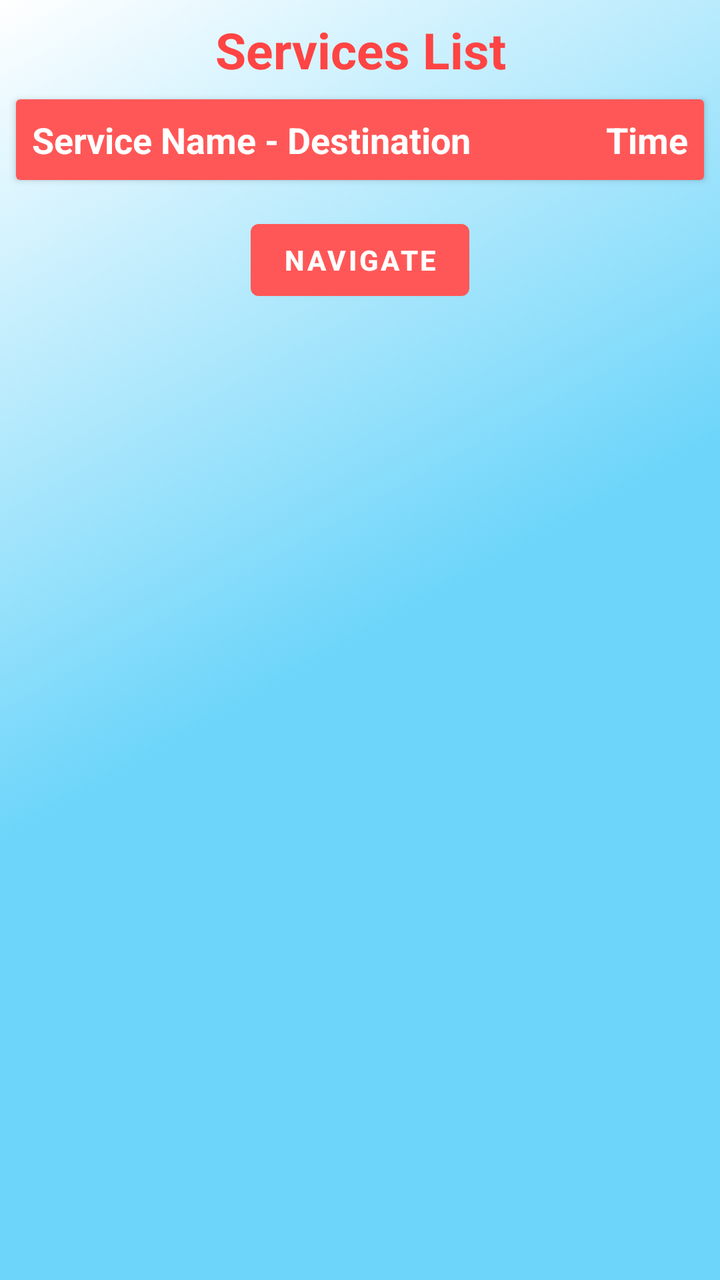
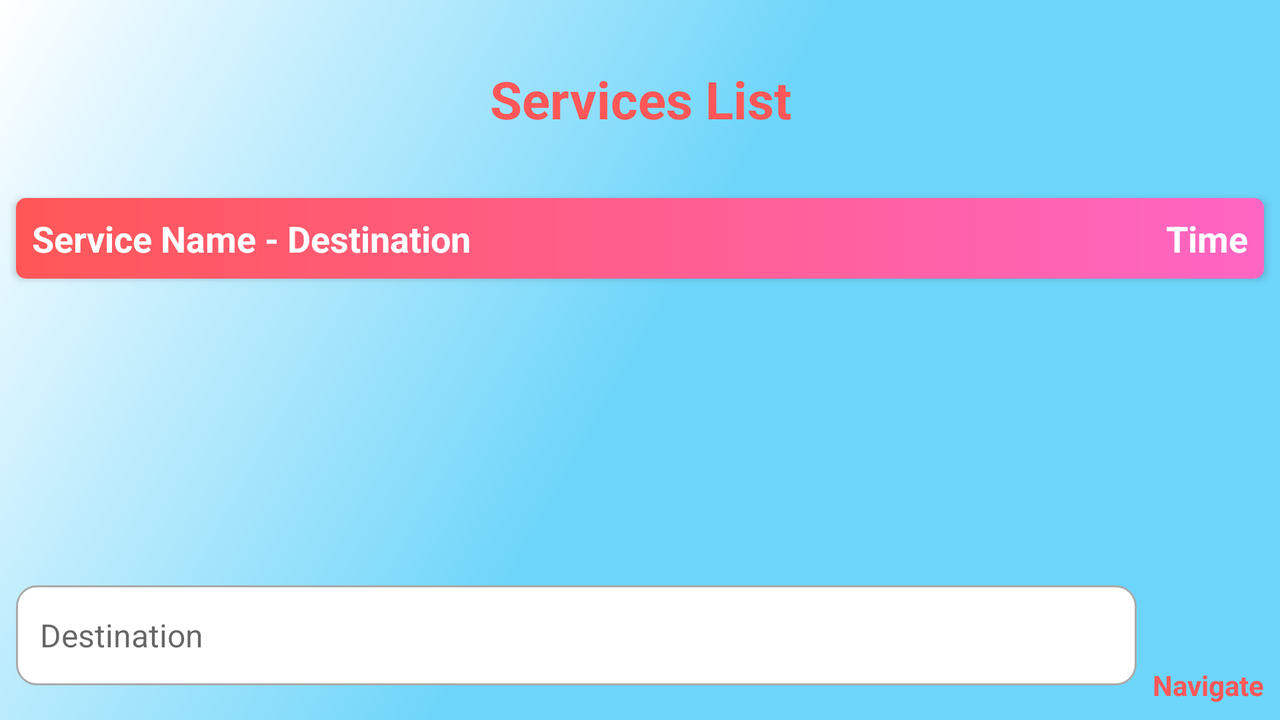

One screen, two layout resources from the same app: the default and the repository's alternative for another configuration. Each is rendered where Android would select it; the XML of both is given below.
<!-- AndroidManifest.xml: application theme AppTheme -->
<!-- res/layout/activity_stop_details.xml -->
<?xml version="1.0" encoding="utf-8"?>
<RelativeLayout xmlns:android="http://schemas.android.com/apk/res/android"
    xmlns:app="http://schemas.android.com/apk/res-auto"
    xmlns:tools="http://schemas.android.com/tools"
    android:id="@+id/layout"
    android:layout_width="match_parent"
    android:layout_height="match_parent"
    android:background="@drawable/gradient_animation"
    tools:context=".StopDetailsActivity">

    <TextView
        android:id="@+id/txtTitle"
        android:layout_width="match_parent"
        android:layout_height="wrap_content"
        android:layout_marginTop="8dp"
        android:gravity="center"
        android:text="Services List"
        android:textAppearance="@style/TextAppearance.AppCompat.Large"
        android:textColor="@android:color/holo_red_light"
        android:textSize="25sp"
        android:textStyle="bold"
        android:visibility="visible" />

    <androidx.cardview.widget.CardView
        android:id="@+id/cardView"
        android:layout_width="match_parent"
        android:layout_height="wrap_content"
        android:layout_below="@+id/txtTitle"
        android:layout_marginStart="8dp"
        android:layout_marginTop="8dp"
        android:layout_marginEnd="8dp"
        android:visibility="visible"
        app:cardBackgroundColor="@color/colorPrimary">

        <RelativeLayout
            android:layout_width="wrap_content"
            android:layout_height="wrap_content"
            android:padding="8dp">

            <TextView
                android:layout_width="wrap_content"
                android:layout_height="wrap_content"
                android:text="Service Name - Destination"
                android:textAppearance="@style/TextAppearance.AppCompat.Medium"
                android:textColor="@color/white"
                android:textStyle="bold" />

            <TextView
                android:layout_width="wrap_content"
                android:layout_height="wrap_content"
                android:layout_alignParentEnd="true"
                android:text="Time"
                android:textAppearance="@style/TextAppearance.AppCompat.Medium"
                android:textColor="@color/white"
                android:textStyle="bold" />

        </RelativeLayout>
    </androidx.cardview.widget.CardView>

    <androidx.recyclerview.widget.RecyclerView
        android:id="@+id/recyclerView"
        android:layout_width="match_parent"
        android:layout_height="wrap_content"
        android:layout_below="@+id/cardView"
        android:layout_marginBottom="8dp"
        android:visibility="visible"
        tools:listitem="@layout/stop_service_item" />

    <Button
        android:id="@+id/btnNavigate"
        android:layout_width="wrap_content"
        android:layout_height="wrap_content"
        android:layout_below="@id/recyclerView"
        android:layout_centerHorizontal="true"
        android:layout_marginTop="8dp"
        android:text="Navigate"
        android:textStyle="bold"
        android:visibility="visible" />

    <TextView
        android:id="@+id/txtNoService"
        android:layout_width="match_parent"
        android:layout_height="wrap_content"
        android:layout_centerInParent="true"
        android:text="Sorry, no more services are available today"
        android:textAlignment="center"
        android:textAppearance="@style/TextAppearance.AppCompat.Large"
        android:textColor="@color/colorPrimary"
        android:textStyle="bold"
        android:visibility="gone" />
</RelativeLayout>
<!-- res/layout/stop_service_item.xml (included above) -->
<?xml version="1.0" encoding="utf-8"?>
<androidx.cardview.widget.CardView xmlns:android="http://schemas.android.com/apk/res/android"
    xmlns:app="http://schemas.android.com/apk/res-auto"
    android:id="@+id/parent"
    android:layout_width="match_parent"
    android:layout_height="wrap_content"
    android:layout_marginStart="8dp"
    android:layout_marginTop="8dp"
    android:layout_marginEnd="8dp"
    app:cardCornerRadius="5dp">

    <RelativeLayout
        android:layout_width="match_parent"
        android:layout_height="match_parent"
        android:padding="8dp">

        <TextView
            android:id="@+id/txtServiceName"
            android:layout_width="wrap_content"
            android:layout_height="wrap_content"
            android:text="Service Name - Destination"
            android:textAppearance="@style/TextAppearance.AppCompat.Medium"
            android:textColor="@color/colorPrimary" />

        <TextView
            android:id="@+id/txtTime"
            android:layout_width="wrap_content"
            android:layout_height="wrap_content"
            android:layout_alignParentEnd="true"
            android:text="Time"
            android:textAppearance="@style/TextAppearance.AppCompat.Medium"
            android:textColor="@color/colorPrimary" />

    </RelativeLayout>

</androidx.cardview.widget.CardView>
<!-- resources referenced by this layout -->
<resources>
  <color name="colorPrimary">#FF5757</color>
  <color name="white">#FFFF</color>
  <!-- drawable gradient_animation (drawable) -->
  <?xml version="1.0" encoding="utf-8"?>
  <animation-list xmlns:android="http://schemas.android.com/apk/res/android">
  
      <item
          android:drawable="@drawable/gradient_start"
          android:duration="2500" />
  
      <item
          android:drawable="@drawable/gradient_center"
          android:duration="2500" />
  
      <item
          android:drawable="@drawable/gradient_end"
          android:duration="2500" />
  
  </animation-list>
  <style name="AppTheme" parent="Theme.MaterialComponents.Light.NoActionBar">
          
          <item name="colorPrimary">#FF5757</item>
          <item name="colorPrimaryDark">@color/colorTransparent</item>
          <item name="colorAccent">#FF66C4</item>
          <item name="android:windowFullscreen">true</item>
      </style>
  <!-- drawable gradient_start (drawable) -->
  <?xml version="1.0" encoding="utf-8"?>
  <shape xmlns:android="http://schemas.android.com/apk/res/android"
      android:shape="rectangle">
  
      <gradient
          android:angle="135"
          android:centerColor="@color/colorCenter"
          android:endColor="@color/colorEnd"
          android:startColor="@color/colorStart"
          android:type="linear" />
  
  </shape>
  <!-- drawable gradient_center (drawable-v24) -->
  <?xml version="1.0" encoding="utf-8"?>
  <shape xmlns:android="http://schemas.android.com/apk/res/android"
      android:shape="rectangle">
  
      <gradient
          android:angle="135"
          android:centerColor="@color/colorEnd"
          android:endColor="@color/colorStart"
          android:startColor="@color/colorCenter"
          android:type="linear" />
  
  </shape>
  <!-- drawable gradient_end (drawable-v24) -->
  <?xml version="1.0" encoding="utf-8"?>
  <shape xmlns:android="http://schemas.android.com/apk/res/android"
      android:shape="rectangle">
  
      <gradient
          android:angle="135"
          android:centerColor="@color/colorStart"
          android:endColor="@color/colorCenter"
          android:startColor="@color/colorEnd"
          android:type="linear" />
  
  </shape>
  <color name="colorTransparent">#00FFFFFF</color>
  <color name="colorCenter">#6DD5FA</color>
  <color name="colorEnd">#FFFFFF</color>
  <color name="colorStart">#6DD5FA</color>
</resources>
<!-- res/layout-land/activity_stop_details.xml (the repository's variant of the layout above) -->
<!-- drawn on the phone turned sideways -->
<?xml version="1.0" encoding="utf-8"?>
<RelativeLayout xmlns:android="http://schemas.android.com/apk/res/android"
    xmlns:app="http://schemas.android.com/apk/res-auto"
    xmlns:tools="http://schemas.android.com/tools"
    android:id="@+id/layout"
    android:layout_width="match_parent"
    android:layout_height="match_parent"
    android:background="@drawable/gradient_animation"
    tools:context=".StopDetailsActivity">

    <TextView
        android:id="@+id/txtTitle"
        android:layout_width="match_parent"
        android:layout_height="wrap_content"
        android:layout_marginTop="32dp"
        android:gravity="center"
        android:text="Services List"
        android:textColor="@color/colorPrimary"
        android:textSize="26sp"
        android:textStyle="bold"
        android:visibility="visible" />

    <androidx.cardview.widget.CardView
        android:id="@+id/cardView"
        android:layout_width="match_parent"
        android:layout_height="wrap_content"
        android:layout_below="@+id/txtTitle"
        android:layout_marginStart="8dp"
        android:layout_marginTop="32dp"
        android:layout_marginEnd="8dp"
        app:cardCornerRadius="5dp"
        android:visibility="visible">

        <RelativeLayout
            android:layout_width="match_parent"
            android:layout_height="match_parent"
            android:padding="8dp"
            android:background="@drawable/gradient_cardview">

            <TextView
                android:layout_width="wrap_content"
                android:layout_height="wrap_content"
                android:text="Service Name - Destination"
                android:textAppearance="@style/TextAppearance.AppCompat.Medium"
                android:textColor="@color/white"
                android:textStyle="bold" />

            <TextView
                android:layout_width="wrap_content"
                android:layout_height="wrap_content"
                android:layout_alignParentEnd="true"
                android:text="Time"
                android:textAppearance="@style/TextAppearance.AppCompat.Medium"
                android:textColor="@color/white"
                android:textStyle="bold" />

        </RelativeLayout>
    </androidx.cardview.widget.CardView>

    <androidx.recyclerview.widget.RecyclerView
        android:id="@+id/recyclerView"
        android:layout_width="match_parent"
        android:layout_height="wrap_content"
        android:layout_below="@+id/cardView"
        android:layout_above="@+id/bottom_layout"
        android:visibility="visible"
        tools:listitem="@layout/stop_service_item" />

    <TextView
        android:id="@+id/txt_no_results"
        android:layout_width="match_parent"
        android:layout_height="wrap_content"
        android:text="No results found"
        android:layout_centerInParent="true"
        android:textAlignment="center"
        android:textAppearance="@style/TextAppearance.AppCompat.Large"
        android:textColor="@color/colorPrimary"
        android:textStyle="bold"
        android:visibility="gone"/>

    <androidx.constraintlayout.widget.ConstraintLayout
        android:id="@+id/bottom_layout"
        android:layout_width="match_parent"
        android:layout_height="wrap_content"
        android:layout_alignParentBottom="true"
        android:layout_centerHorizontal="true"
        android:layout_marginStart="8dp"
        android:layout_marginTop="8dp"
        android:layout_marginEnd="8dp"
        android:layout_marginBottom="8dp">

        <Button
            android:id="@+id/btnNavigate"
            android:layout_width="50dp"
            android:layout_height="50dp"
            android:background="@drawable/ic_navigation"
            app:layout_constraintBottom_toTopOf="@id/txt_navigate"
            app:layout_constraintEnd_toEndOf="@id/txt_navigate"
            app:layout_constraintStart_toStartOf="@+id/txt_navigate"
            app:layout_constraintTop_toTopOf="parent" />

        <TextView
            android:id="@+id/txt_navigate"
            android:layout_width="wrap_content"
            android:layout_height="wrap_content"
            android:text="Navigate"
            android:textColor="@color/colorPrimary"
            android:textStyle="bold"
            app:layout_constraintBottom_toBottomOf="parent"
            app:layout_constraintEnd_toEndOf="parent" />

        <EditText
            android:id="@+id/txtSearch1"
            android:layout_width="0dp"
            android:layout_height="50dp"
            android:layout_marginEnd="8dp"
            android:background="@drawable/custom_input"
            android:drawableStart="@drawable/custom_location_icon"
            android:drawablePadding="12dp"
            android:ems="10"
            android:hint="Destination"
            android:imeOptions="flagNoExtractUi"
            android:inputType="textCapWords"
            android:paddingStart="12dp"
            android:paddingEnd="12dp"
            android:textSize="16sp"
            app:layout_constraintBottom_toBottomOf="@+id/txt_navigate"
            app:layout_constraintEnd_toStartOf="@+id/txt_navigate"
            app:layout_constraintStart_toStartOf="parent"
            app:layout_constraintTop_toTopOf="@+id/btnNavigate" />

    </androidx.constraintlayout.widget.ConstraintLayout>

    <TextView
        android:id="@+id/txtNoService"
        android:layout_width="match_parent"
        android:layout_height="wrap_content"
        android:layout_centerInParent="true"
        android:text="Sorry, no more services are available today"
        android:textAlignment="center"
        android:textAppearance="@style/TextAppearance.AppCompat.Large"
        android:textColor="@color/colorPrimary"
        android:textStyle="bold"
        android:visibility="gone" />
</RelativeLayout>
<!-- resources referenced by the variant -->
<!-- as the phone turned sideways resolves them -->
<resources>
  <color name="colorPrimary">#FF5757</color>
  <color name="white">#FFFF</color>
  <!-- drawable custom_input (drawable) -->
  <?xml version="1.0" encoding="utf-8"?>
  <selector xmlns:android="http://schemas.android.com/apk/res/android">
  
      <item android:state_enabled="true" android:state_focused="true">
  
          <shape android:shape="rectangle">
  
              <solid android:color="@android:color/white"/>
              <corners android:radius="10dp"/>
              <stroke android:color="@color/colorPrimary" android:width="1dp"/>
  
          </shape>
  
      </item>
  
      <item android:state_enabled="true">
  
          <shape android:shape="rectangle">
  
              <solid android:color="@android:color/white"/>
              <corners android:radius="10dp"/>
              <stroke android:color="@android:color/darker_gray" android:width="1dp"/>
  
          </shape>
  
      </item>
  
  </selector>
  <!-- drawable gradient_animation (drawable) -->
  <?xml version="1.0" encoding="utf-8"?>
  <animation-list xmlns:android="http://schemas.android.com/apk/res/android">
  
      <item
          android:drawable="@drawable/gradient_start"
          android:duration="2500" />
  
      <item
          android:drawable="@drawable/gradient_center"
          android:duration="2500" />
  
      <item
          android:drawable="@drawable/gradient_end"
          android:duration="2500" />
  
  </animation-list>
  <!-- drawable gradient_cardview (drawable) -->
  <?xml version="1.0" encoding="utf-8"?>
  <shape xmlns:android="http://schemas.android.com/apk/res/android" android:shape="rectangle">
  
      <gradient
          android:startColor="@color/colorAccent"
          android:endColor="@color/colorPrimary"
          android:type="linear"
          android:angle="180"/>
  
  </shape>
  <style name="AppTheme" parent="Theme.MaterialComponents.Light.NoActionBar">
          
          <item name="colorPrimary">#FF5757</item>
          <item name="colorPrimaryDark">@color/colorTransparent</item>
          <item name="colorAccent">#FF66C4</item>
          <item name="android:windowFullscreen">true</item>
      </style>
  <!-- drawable gradient_start (drawable) -->
  <?xml version="1.0" encoding="utf-8"?>
  <shape xmlns:android="http://schemas.android.com/apk/res/android"
      android:shape="rectangle">
  
      <gradient
          android:angle="135"
          android:centerColor="@color/colorCenter"
          android:endColor="@color/colorEnd"
          android:startColor="@color/colorStart"
          android:type="linear" />
  
  </shape>
  <!-- drawable gradient_center (drawable-v24) -->
  <?xml version="1.0" encoding="utf-8"?>
  <shape xmlns:android="http://schemas.android.com/apk/res/android"
      android:shape="rectangle">
  
      <gradient
          android:angle="135"
          android:centerColor="@color/colorEnd"
          android:endColor="@color/colorStart"
          android:startColor="@color/colorCenter"
          android:type="linear" />
  
  </shape>
  <!-- drawable gradient_end (drawable-v24) -->
  <?xml version="1.0" encoding="utf-8"?>
  <shape xmlns:android="http://schemas.android.com/apk/res/android"
      android:shape="rectangle">
  
      <gradient
          android:angle="135"
          android:centerColor="@color/colorStart"
          android:endColor="@color/colorCenter"
          android:startColor="@color/colorEnd"
          android:type="linear" />
  
  </shape>
  <color name="colorAccent">#FF66C4</color>
  <color name="colorTransparent">#00FFFFFF</color>
  <color name="colorCenter">#6DD5FA</color>
  <color name="colorEnd">#FFFFFF</color>
  <color name="colorStart">#6DD5FA</color>
</resources>
